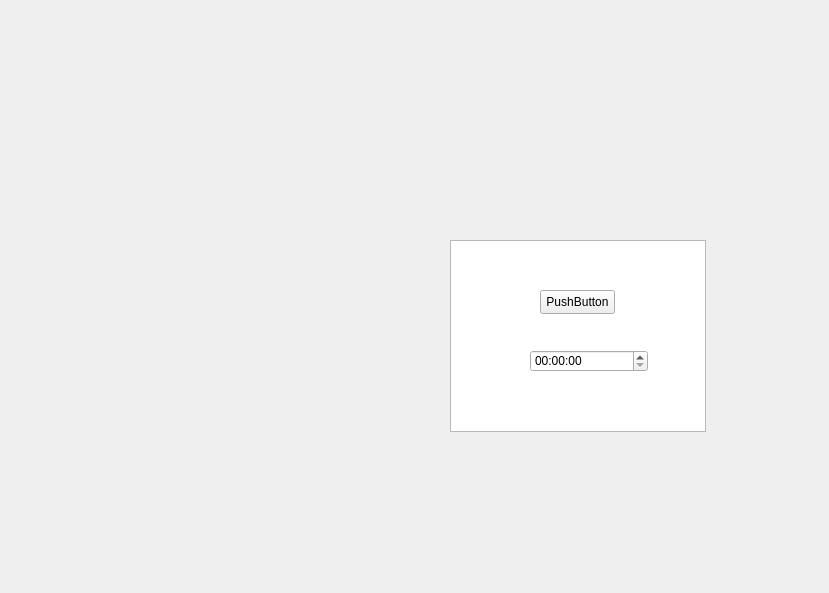
<?xml version="1.0" encoding="UTF-8"?>
<ui version="4.0">
 <class>Form</class>
 <widget class="QWidget" name="Form">
  <property name="geometry">
   <rect>
    <x>0</x>
    <y>0</y>
    <width>829</width>
    <height>593</height>
   </rect>
  </property>
  <property name="windowTitle">
   <string>Form</string>
  </property>
  <widget class="QTreeView" name="treeView">
   <property name="geometry">
    <rect>
     <x>450</x>
     <y>240</y>
     <width>256</width>
     <height>192</height>
    </rect>
   </property>
  </widget>
  <widget class="QPushButton" name="pushButton">
   <property name="geometry">
    <rect>
     <x>540</x>
     <y>290</y>
     <width>75</width>
     <height>24</height>
    </rect>
   </property>
   <property name="text">
    <string>PushButton</string>
   </property>
  </widget>
  <widget class="QTimeEdit" name="timeEdit">
   <property name="geometry">
    <rect>
     <x>530</x>
     <y>350</y>
     <width>118</width>
     <height>22</height>
    </rect>
   </property>
  </widget>
 </widget>
 <resources/>
 <connections/>
</ui>
